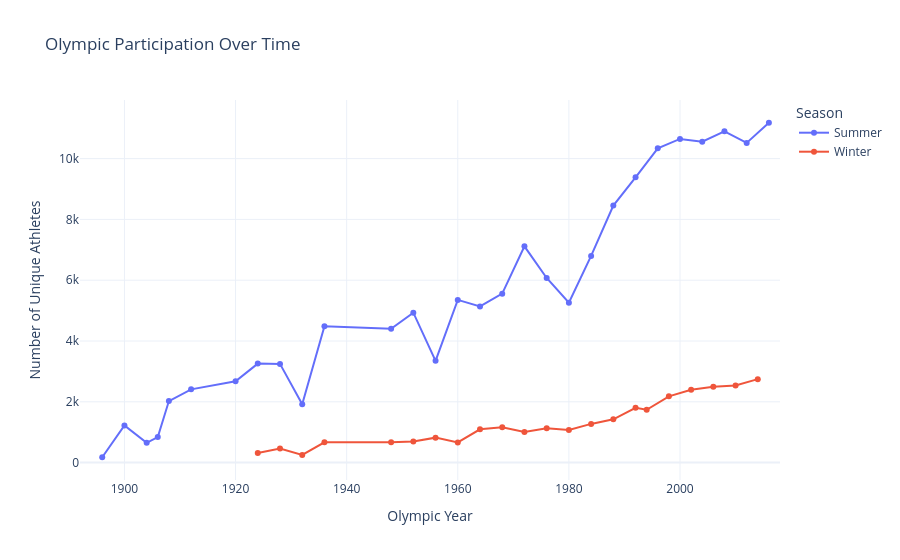

Source (notebook cell):
### Code cell
fig.update_xaxes(range=[1892, 2018])

### Figure 1 — Plotly figure (JSON) as saved in the notebook; plotly's stock layout.template omitted (floating-point values rounded to 4 significant figures)
{"data": [{"customdata": [[380, 12, 9], [1898, 31, 20], [1301, 14, 18], [1733, 20, 13], [3069, 22, 24], [4040, 29, 17], [4292, 29, 25], [5110, 45, 20], [4656, 46, 17], [2465, 47, 18], [6251, 49, 24], [6308, 59, 20], [8270, 67, 19], [5127, 71, 19], [8119, 83, 19], [7702, 93, 21], [8588, 111, 20], [10304, 120, 23], [8641, 91, 23], [7191, 80, 23], [9454, 139, 25], [12037, 156, 27], [12977, 168, 29], [13780, 196, 31], [13821, 199, 34], [13443, 200, 34], [13602, 203, 34], [12920, 204, 32], [13688, 206, 34]], "hovertemplate": "Olympic Season=Summer<br>Olympic Year=%{x}<br>Number of Unique Athletes=%{y}<br>Athlete_Entries=%{customdata[0]}<br>Countries_Regions=%{customdata[1]}<br>Sports=%{customdata[2]}<extra></extra>", "legendgroup": "Summer", "line": {"color": "#636efa", "dash": "solid"}, "marker": {"symbol": "circle"}, "mode": "lines+markers", "name": "Summer", "orientation": "v", "showlegend": true, "type": "scatter", "x": [1896, 1900, 1904, 1906, 1908, 1912, 1920, 1924, 1928, 1932, 1936, 1948, 1952, 1956, 1960, 1964, 1968, 1972, 1976, 1980, 1984, 1988, 1992, 1996, 2000, 2004, 2008, 2012, 2016], "xaxis": "x", "y": [176, 1224, 650, 841, 2024, 2409, 2676, 3256, 3247, 1922, 4484, 4402, 4932, 3347, 5352, 5137, 5558, 7114, 6073, 5259, 6798, 8454, 9386, 10339, 10647, 10557, 10899, 10517, 11179], "yaxis": "y"}, {"customdata": [[460, 19, 10], [582, 25, 8], [352, 17, 7], [895, 28, 8], [1075, 28, 9], [1088, 30, 8], [1307, 32, 8], [1116, 30, 8], [1778, 36, 10], [1891, 36, 10], [1655, 34, 10], [1861, 36, 10], [1746, 36, 10], [2134, 48, 10], [2639, 56, 10], [3436, 64, 12], [3160, 67, 12], [3605, 72, 14], [4109, 76, 15], [4382, 78, 15], [4402, 81, 15], [4891, 88, 15]], "hovertemplate": "Olympic Season=Winter<br>Olympic Year=%{x}<br>Number of Unique Athletes=%{y}<br>Athlete_Entries=%{customdata[0]}<br>Countries_Regions=%{customdata[1]}<br>Sports=%{customdata[2]}<extra></extra>", "legendgroup": "Winter", "line": {"color": "#EF553B", "dash": "solid"}, "marker": {"symbol": "circle"}, "mode": "lines+markers", "name": "Winter", "orientation": "v", "showlegend": true, "type": "scatter", "x": [1924, 1928, 1932, 1936, 1948, 1952, 1956, 1960, 1964, 1968, 1972, 1976, 1980, 1984, 1988, 1992, 1994, 1998, 2002, 2006, 2010, 2014], "xaxis": "x", "y": [313, 461, 252, 668, 668, 694, 821, 665, 1094, 1160, 1008, 1128, 1071, 1273, 1425, 1801, 1738, 2179, 2399, 2494, 2536, 2745], "yaxis": "y"}], "layout": {"hovermode": "x unified", "legend": {"title": {"text": "Season"}, "tracegroupgap": 0}, "title": {"text": "Olympic Participation Over Time"}, "xaxis": {"anchor": "y", "domain": [0, 1], "range": [1892, 2018], "title": {"text": "Olympic Year"}}, "yaxis": {"anchor": "x", "domain": [0, 1], "title": {"text": "Number of Unique Athletes"}}}}
